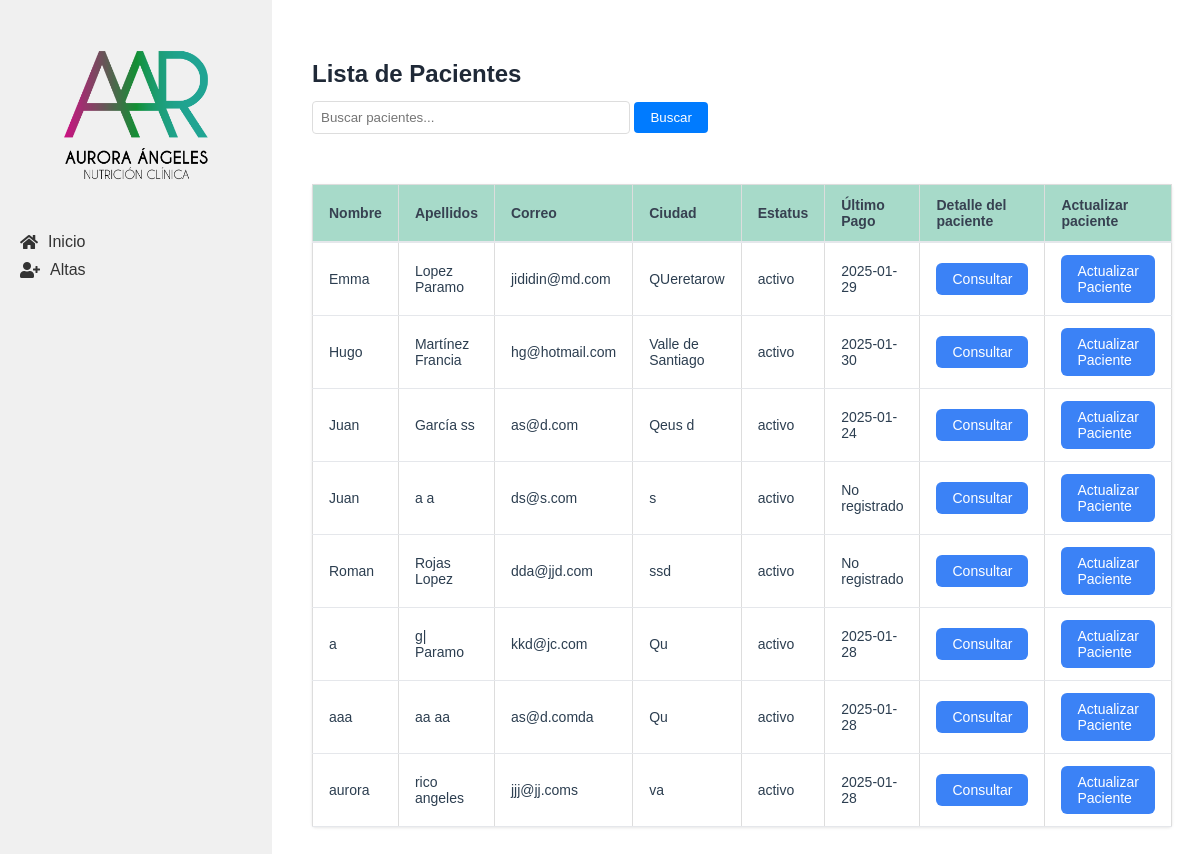
/pacientes, run on the app's committed database.
### tables this page shows
CREATE TABLE "pacientes" (
    id INTEGER PRIMARY KEY AUTOINCREMENT,
    nombre TEXT NOT NULL,
    apellido_paterno TEXT NOT NULL,
    apellido_materno TEXT NOT NULL,
    fecha_nacimiento TEXT NOT NULL,
    telefono TEXT,
    correo TEXT UNIQUE NOT NULL,
    ciudad TEXT NOT NULL, `status` TEXT,
    fecha_registro TIMESTAMP DEFAULT CURRENT_TIMESTAMP
);

### app/controllers/pacientes.py (the view)
@pacientes.route('/pacientes')
def lista_pacientes():
    busqueda = request.args.get('busqueda', '')
    pacientes = Paciente.buscar(busqueda)
    return render_template('lista_pacientes.html', pacientes=pacientes, busqueda=busqueda)

### app/db.py (called while the page is built)
def get_db():
    if 'db' not in g:
        g.db = sqlite3.connect(
            'pacientes.db',
            detect_types=sqlite3.PARSE_DECLTYPES
        )
        g.db.row_factory = sqlite3.Row
    return g.db

def query_db(query, args=(), one=False):
    cur = get_db().execute(query, args)
    rv = cur.fetchall()
    cur.close()
    return (rv[0] if rv else None) if one else rv

### app/models/paciente.py (called while the page is built)
    @staticmethod
    def buscar(busqueda):
        return query_db('''
            SELECT p.*,
                    (SELECT fecha_pago FROM pagos WHERE paciente_id = p.id ORDER BY fecha_pago DESC LIMIT 1) as ultimo_pago
            FROM pacientes p
            WHERE p.nombre LIKE ? OR p.apellido_paterno LIKE ? OR p.apellido_materno LIKE ?
            ORDER BY p.nombre, p.apellido_paterno, p.apellido_materno
        ''', ['%' + busqueda + '%'] * 3)

### app/templates/lista_pacientes.html (shortened to what this page needs)
{% extends "base.html" %}
{% block content %}
<div class="table-container">
    <header class="valoracion-header">
        <h2>Lista de Pacientes</h2>
        <form action="{{ url_for('pacientes.lista_pacientes') }}" method="get" class="search-form">
            <input type="text" name="busqueda" placeholder="Buscar pacientes..." value="{{ busqueda }}">
            <button type="submit">Buscar</button>
        </form>
    </header>
    <table class="table">
        <thead>
            <tr>
                <th class="table__header">Nombre</th>
                <th class="table__header">Apellidos</th>
                <th class="table__header">Correo</th>
                <th class="table__header">Ciudad</th>
                <th class="table__header">Estatus</th>
                <th class="table__header">Último Pago</th>
                <th class="table__header">Detalle del paciente</th>
                <th class="table__header">Actualizar paciente</th>
            </tr>
        </thead>
        <tbody>
            {% for paciente in pacientes %}
            <tr>
                <td class="table__cell">{{ paciente['nombre'] }}</td>
                <td class="table__cell">{{ paciente['apellido_paterno'] }} {{ paciente['apellido_materno'] }}</td>
                <td class="table__cell">{{ paciente['correo'] }}</td>
                <td class="table__cell">{{ paciente['ciudad'] }}</td>
                <td class="table__cell">{{ paciente['status'] }}</td>
                <td class="table__cell">{{ paciente['ultimo_pago'] if paciente['ultimo_pago'] else 'No registrado' }}</td>
                <td class="table__cell">
                    <a href="{{ url_for('pacientes.detalle_paciente', id=paciente['id']) }}" class="action-button">Consultar</a>
                </td>
                <td class="table__cell">
                    <a href="{{ url_for('pacientes.editar_paciente', id=paciente['id']) }}" class="action-button">Actualizar Paciente</a>
                </td>
            </tr>
            {% endfor %}
        </tbody>
    </table>
</div>
{% endblock %}

### app/templates/base.html (shortened to what this page needs)
<!DOCTYPE html>
<html lang="es">
<head>
    <link rel="stylesheet" href="{{ url_for('static', filename='css/style.css') }}">
    <link href="https://cdnjs.cloudflare.com/ajax/libs/font-awesome/5.15.3/css/all.min.css" rel="stylesheet">
    <link rel="stylesheet" href="{{ url_for('static', filename='css/form.css') }}">
</head>
<body>
    <div class="container" x-data="{ menuOpen: false }">
        <nav class="sidebar">
            <div class="sidebar__header">
                <img src="{{ url_for('static', filename='img/logo.png') }}" alt="Sistema de Pacientes" class="sidebar__logo">
            </div>
            <ul class="sidebar__list" :class="{ 'sidebar__list--show': menuOpen }">
                <li class="sidebar__item"><a href="{{ url_for('main.index') }}" class="sidebar__link"><i class="fas fa-home sidebar__icon"></i> Inicio</a></li>
                <li class="sidebar__item" x-data="{ open: false }">
                    <a @click="open = !open" class="sidebar__link sidebar__dropdown"><i class="fas fa-user-plus sidebar__icon"></i> Altas</a>
                </li>
            </ul>
        </nav>
        <main class="content">
            {% block content %}{% endblock %}
        </main>
    </div>
</body>
</html>

### app/static/css/style.css (style rules this page uses)
body { font-family: Arial, sans-serif; margin: 0; padding: 0; color: #2c3e50; }
.container { display: flex; min-height: 100vh; }
.sidebar { width: 250px; background-color: #f0f0f0; padding: 20px; transition: all 0.3s ease; }
.sidebar__list { list-style-type: none; padding: 0; }
.sidebar__item { margin-bottom: 10px; }
.sidebar__link { text-decoration: none; color: #333; display: flex; align-items: center; }
.sidebar__icon { margin-right: 10px; }
.sidebar__dropdown { cursor: pointer; }
.content { flex: 1; padding: 20px; }
.table { width: 100%; border-collapse: collapse; margin: 20px 0; font-size: 16px; text-align: left; }
.table__header, .table__cell { border: 1px solid #ddd; padding: 8px; text-align: left; }
.table__header { background-color: #f2f2f2; }
.table-container { overflow-x: auto; margin: 0 auto; border-radius: 4px; max-width: 1600px; padding: 20px; }
.table { max-width: 90%; background-color: white; margin: 0 auto; box-shadow: 0 1px 3px rgba(0, 0, 0, 0.1); border-radius: 4px; }
.table__header { padding: 12px 16px; text-align: left; font-weight: 600; font-size: 0.875rem; color: #374151; background-color: #119b6e5e; border-bottom: 2px solid #e5e7eb; }
.table__cell { padding: 12px 16px; font-size: 0.875rem; border-bottom: 1px solid #e5e7eb; }
.action-button { display: inline-flex; align-items: center; padding: 0.5rem 1rem; font-size: 0.875rem; font-weight: 500; border-radius: 0.375rem; background-color: #3b82f6; color: white; text-decoration: none; transition: background-color 0.2s; }
.valoracion-header { margin-bottom: 2rem; }
.valoracion-header h2 { color: #1f2937; margin-bottom: 0.5rem; }
.action-button { display: inline-flex; align-items: center; gap: 0.5rem; padding: 0.5rem 1rem; background-color: #3b82f6; color: white; border-radius: 0.375rem; text-decoration: none; font-size: 0.875rem; font-weight: 500; transition: background-color 0.2s; }
.sidebar__header { padding: 1rem; text-align: center; }
.sidebar__logo { max-width: 200px; height: auto; display: block; margin: 0 auto; }
.search-form { margin-bottom: 50px; }
.search-form input[type="text"] { padding: 8px; width: 300px; border: 1px solid #ddd; border-radius: 4px; }
.search-form button { padding: 8px 16px; background-color: #007bff; color: white; border: none; border-radius: 4px; cursor: pointer; }
.sidebar__logo { max-width: 200px; height: auto; }

### app/static/css/form.css (style rules this page uses)
form input { width: 100%; padding: 10px; margin-top: 5px; border: 1px solid #90caf9; border-radius: 5px; }
button { padding: 10px; background-color: #1565c0; color: black; border: none; border-radius: 5px; cursor: pointer; }

### data on the page
pacientes: nombre "Emma", apellido_paterno "Lopez", apellido_materno "Paramo", correo "jididin@md.com", ciudad "QUeretarow", status "activo", paciente "2025-01-29"
pacientes: nombre "Hugo", apellido_paterno "Martínez", apellido_materno "Francia", correo "hg@hotmail.com", ciudad "Valle de Santiago", status "activo", paciente "2025-01-30"
pacientes: nombre "Juan", apellido_paterno "García", apellido_materno "ss", correo "as@d.com", ciudad "Qeus d", status "activo", fecha_registro "2025-01-24"
pacientes: nombre "Juan", apellido_paterno "a", apellido_materno "a", correo "ds@s.com", ciudad "s", status "activo", paciente "No registrado"
pacientes: nombre "Roman", apellido_paterno "Rojas", apellido_materno "Lopez", correo "dda@jjd.com", ciudad "ssd", status "activo", paciente "No registrado"
pacientes: nombre "a", apellido_paterno "g|", apellido_materno "Paramo", correo "kkd@jc.com", ciudad "Qu", status "activo", paciente "2025-01-28"
pacientes: nombre "aaa", apellido_paterno "aa", apellido_materno "aa", correo "as@d.comda", ciudad "Qu", status "activo", paciente "2025-01-28"
pacientes: nombre "aurora", apellido_paterno "rico", apellido_materno "angeles", correo "jjj@jj.coms", ciudad "va", status "activo", fecha_registro "2025-01-28"
